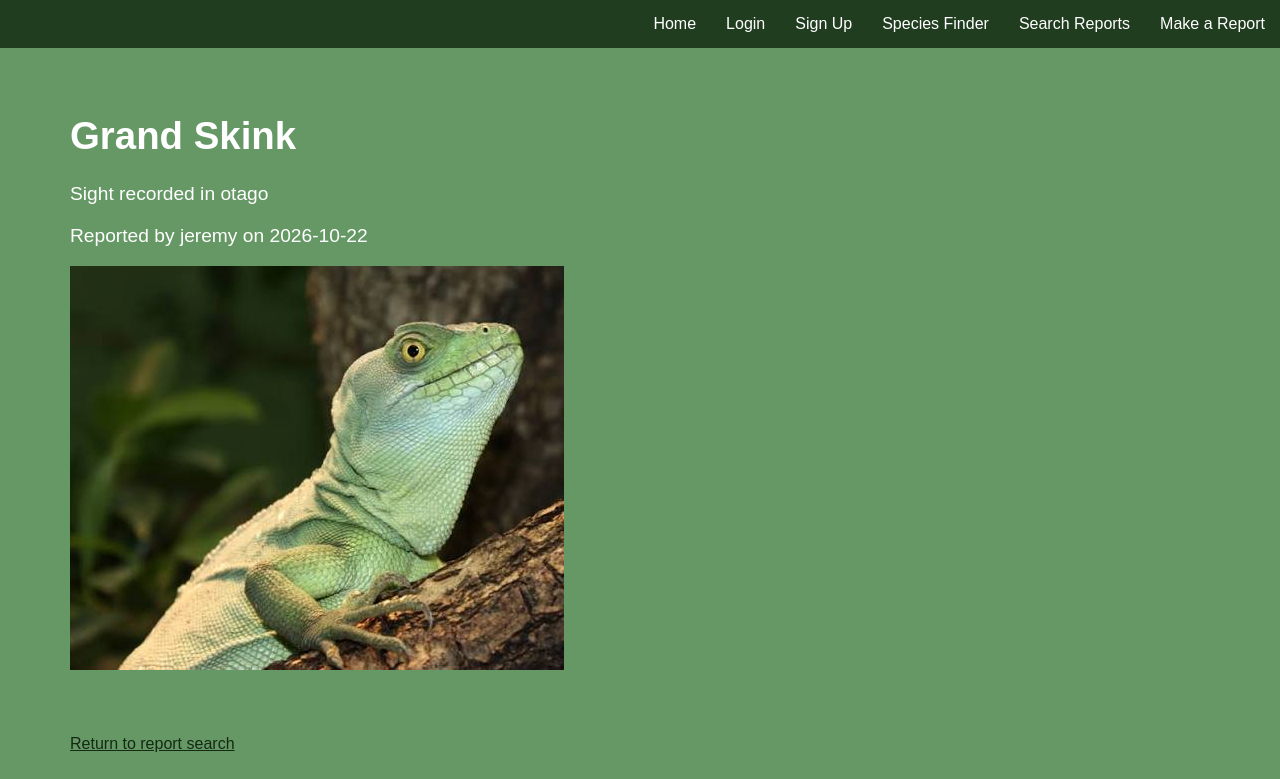
The page /reports/18 on the database its author committed.
### tables this page shows
CREATE TABLE "species" (
	"speciesid"	INTEGER NOT NULL UNIQUE,
	"commonname"	TEXT NOT NULL UNIQUE,
	"latinname"	TEXT NOT NULL UNIQUE,
	PRIMARY KEY("speciesid" AUTOINCREMENT)
);

CREATE TABLE "reports" (
	"reportid"	INTEGER NOT NULL UNIQUE,
	"location"	TEXT NOT NULL,
	"username"	TEXT NOT NULL,
	"speciesid"	INTEGER NOT NULL,
	"date"	TEXT NOT NULL,
	"imagefilename"	TEXT,
	PRIMARY KEY("reportid" AUTOINCREMENT),
	FOREIGN KEY("speciesid") REFERENCES "species"("speciesid")
);

### app.py (the view)
@app.route('/reports/<int:reportid>')
def reports(reportid):
    sql = "SELECT * FROM reports WHERE reportid=?"
    sql = f"SELECT species.commonname, reports.username, reports.location, reports.date, reports.imagefilename, reports.reportid FROM reports LEFT JOIN species ON reports.speciesid = species.speciesid WHERE reportid={reportid}"
    reports = query_db(sql, one=True)
    return render_template('reports.html', reports=reports)

### app.py (called while the page is built)
def query_db(sql, args=(), one=False):
    db = sqlite3.connect(DATABASE)
    cursor = db.cursor()
    cursor.execute(sql, args)
    results = cursor.fetchall()
    db.commit()
    db.close()
    return (results[0] if results else None) if one else results

### templates/reports.html
{% extends 'base.html' %}
{% block content %}
<body>
    <div class="reports">
        <h1>{{ reports[0] }}</h1>
        <div class="twocolumn">
            <p>Sight recorded in {{reports[2]}}</p>
            <p>Reported by {{reports[1]}} on {{reports[3]}}</p>
        </div>
        <div class="uploadedimg">
            <img src="{{url_for('static', filename='imageupload/' + reports[4])}}">
        </div>
    </div>
    <div class="srepo">
        <a href="/searchreports">Return to report search</a>
    </div>
</body>
{% endblock %}

### static/style.css (style rules this page uses)
body { margin: 0px; background-color: rgb(101, 152, 101); font-family: Verdana, Geneva, Tahoma, sans-serif; padding: 0px; justify-content: center; align-items: center; height: 100vh; overflow-x: hidden; }
a { color: rgb(21, 41, 21); }
.reports { color: rgb(255, 255, 255); position: relative; text-align: left; margin-left: 70px; top: 40px; margin-bottom: 40px; width: 100%; font-size: 1.2rem; }
.srepo { margin-left: 70px; margin-top: 100px; }

### rows shown on the page
species: commonname "Grand Skink"
reports: location "otago", username "jeremy", date "2026-10-22", imagefilename (picture)
